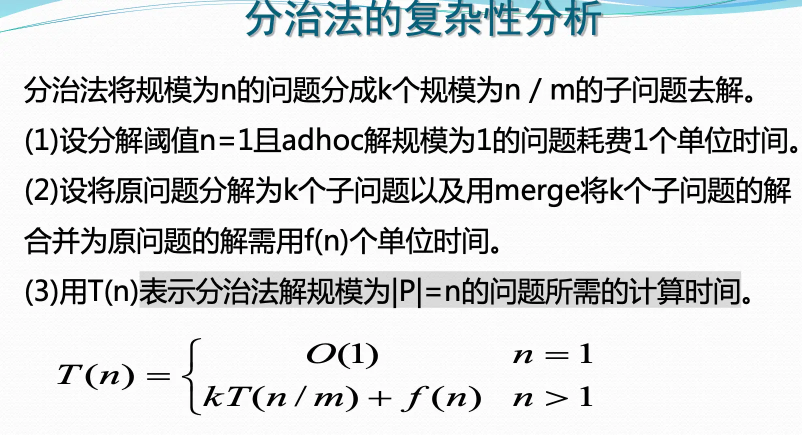
#> input picture assets/xjtuse-algorithm/23bda12ce267a111455eb03070b3b675.webp, 1604 x 870 px, given as the content of the folder _xjtuse-algorithm/attachment, which was not available (shown at 1/2 size)
$ python fix_images.py   (older library calls are emulated)
#> lines starting #> are read from the running program, lines starting #| are printed output that depends on the picture
import os
import shutil
import re
from PIL import Image

# 1️⃣ 设置路径
posts_dir = "_xjtuse-algorithm"  # 原始 Markdown 文件夹
attachment_dir = os.path.join(posts_dir, "attachment")  # 旧图片目录
assets_dir = "assets/xjtuse-algorithm"  # 目标图片目录

# 2️⃣ 确保目标 `assets` 目录存在
os.makedirs(assets_dir, exist_ok=True)

# 3️⃣ 处理图片
image_extensions = (".png", ".jpg", ".jpeg", ".webp")
max_width = 800  # 设置最大宽度

for filename in os.listdir(attachment_dir):
    if filename.endswith(image_extensions):  # 只处理图片文件
        src_path = os.path.join(attachment_dir, filename)
        dest_path = os.path.join(assets_dir, filename)

        try:
            with Image.open(src_path) as img:
#> img is the input picture: PIL image 1604x870 RGB; mean R, G, B 219.2, 221.1, 221.8
                width, height = img.size
#> width = 1604; height = 870
                if width > max_width:
                    # 计算新的高度，保持纵横比
                    new_height = int((max_width / width) * height)
#> new_height = 433
                    img = img.resize((max_width, new_height), Image.ANTIALIAS)
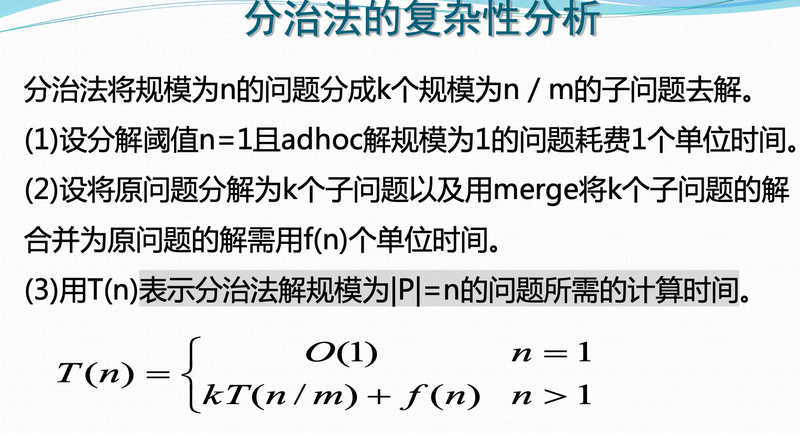
#> img: PIL image 800x433 RGB; mean R, G, B 219.4, 221.2, 221.9
                    img.save(dest_path)  # 保存缩放后的图片
                    print(f"📏 缩小图片: {filename} ({width}x{height} → {max_width}x{new_height}) → {dest_path}")
#| 📏 缩小图片: 23bda12ce267a111455eb03070b3b675.webp (1604x870 → 800x433) → assets/xjtuse-algorithm/23bda12ce267a111455eb03070b3b675.webp
                else:
                    shutil.move(src_path, dest_path)  # 直接移动不缩放
                    print(f"✅ 移动图片: {filename} → {dest_path}")

        except Exception as e:
            print(f"❌ 处理图片失败: {filename}, 错误: {e}")

# 4️⃣ 批量修改 Markdown 文件中的图片路径
md_files = [f for f in os.listdir(posts_dir) if f.endswith(".md")]

for md_file in md_files:
    md_path = os.path.join(posts_dir, md_file)

    with open(md_path, "r", encoding="utf-8") as f:
        content = f.read()

    # 使用正则替换 `![](attachment/xxx.webp)` → `![](/assets/xjtuse-algorithm/xxx.webp)`
    new_content = re.sub(r"!\[\]\(attachment/([\w\.-]+)\)", r"![](/assets/xjtuse-algorithm/\1)", content)

    with open(md_path, "w", encoding="utf-8") as f:
        f.write(new_content)

    print(f"✅ 更新 Markdown: {md_file}")

print("\n🎉 所有图片已移动，并且超大图片已缩小！")

$ run again, on assets/xjtuse-algorithm/52a914bc4ff510f87aa95c7752f071a4.webp
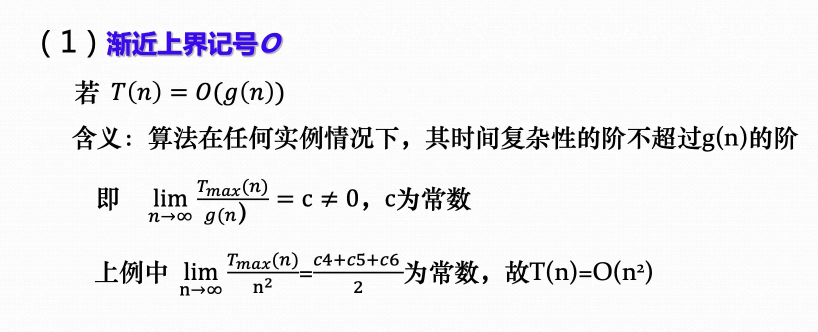
#> input picture assets/xjtuse-algorithm/52a914bc4ff510f87aa95c7752f071a4.webp, 1636 x 664 px, given as the content of the folder _xjtuse-algorithm/attachment, which was not available (shown at 1/2 size)
#> img is the input picture: PIL image 1636x664 RGB; mean R, G, B 239.1, 238.4, 240.5
#> `img = img.resize((max_width, new_height), Image.ANTIALIAS)`:
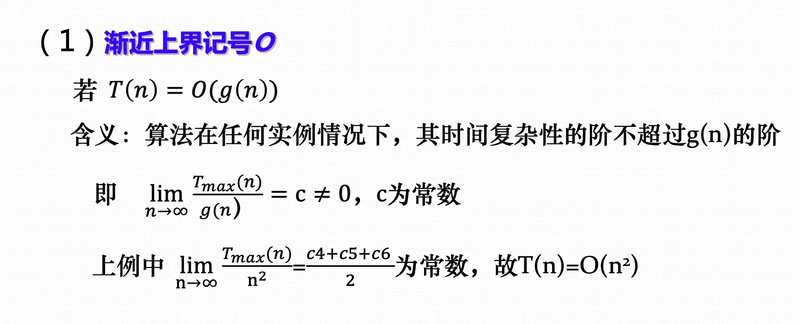
#> img: PIL image 800x324 RGB; mean R, G, B 239.1, 238.4, 240.5
#| 📏 缩小图片: 52a914bc4ff510f87aa95c7752f071a4.webp (1636x664 → 800x324) → assets/xjtuse-algorithm/52a914bc4ff510f87aa95c7752f071a4.webp

$ run again, on assets/xjtuse-algorithm/5bb21cbda1bcc2f04b99fb00762e8ffc.webp
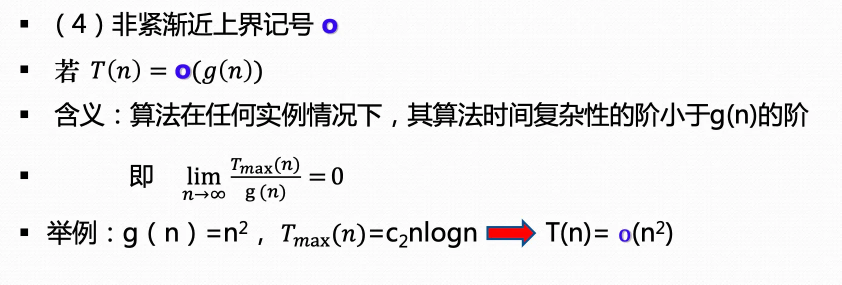
#> input picture assets/xjtuse-algorithm/5bb21cbda1bcc2f04b99fb00762e8ffc.webp, 1684 x 570 px, given as the content of the folder _xjtuse-algorithm/attachment, which was not available (shown at 1/2 size)
#> img is the input picture: PIL image 1684x570 RGB; mean R, G, B 237.2, 236.5, 237.1
#> `img = img.resize((max_width, new_height), Image.ANTIALIAS)`:
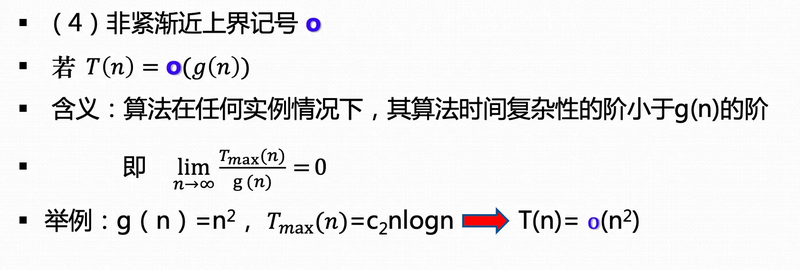
#> img: PIL image 800x270 RGB; mean R, G, B 237.2, 236.5, 237.2
#| 📏 缩小图片: 5bb21cbda1bcc2f04b99fb00762e8ffc.webp (1684x570 → 800x270) → assets/xjtuse-algorithm/5bb21cbda1bcc2f04b99fb00762e8ffc.webp
